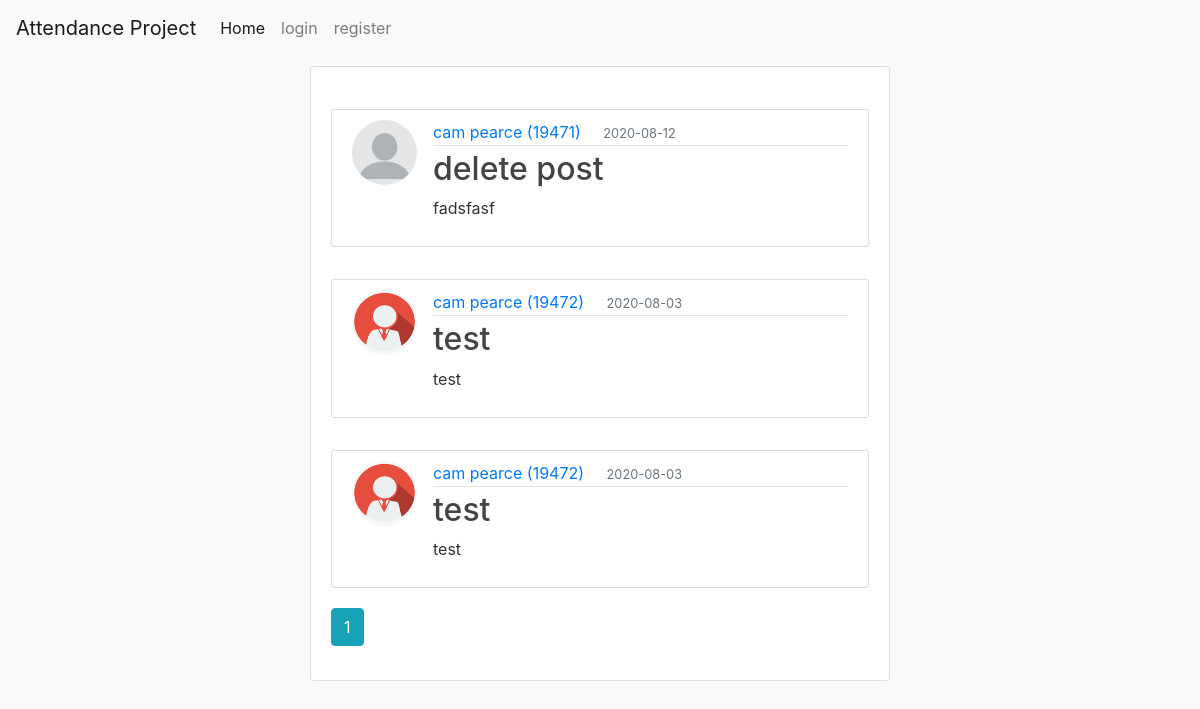
Before: / with the older database file.
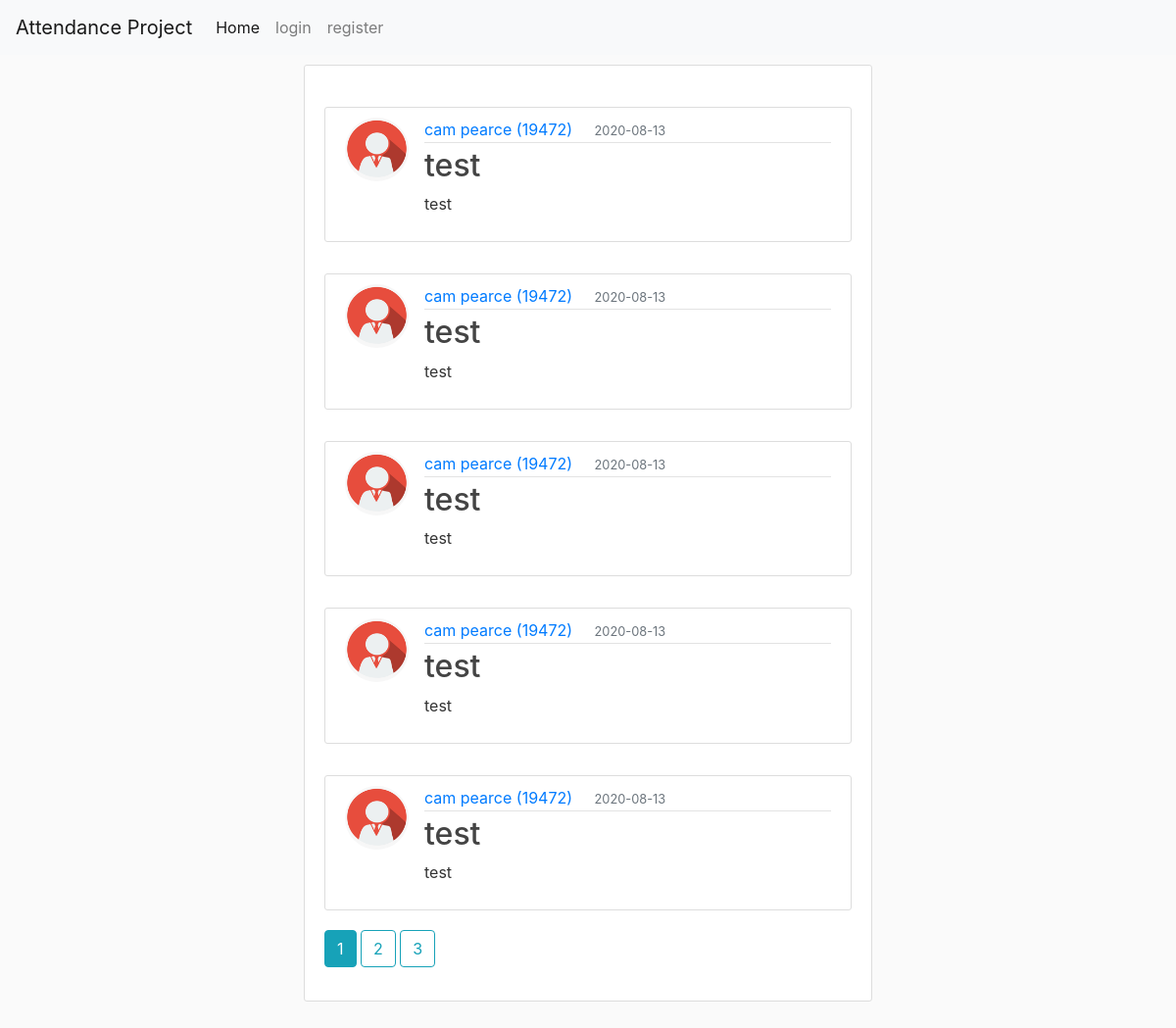
After: the same page with the newer database file.
### attendance/models.py (models this page shows, shortened)
class Post(db.Model):
    id = db.Column(db.Integer, primary_key=True)
    title = db.Column(db.String(20), nullable=False)
    date_posted = db.Column(db.DateTime, nullable=False, default=datetime.utcnow)
    content = db.Column(db.Text, nullable=False)
    user_id = db.Column(db.Integer, db.ForeignKey('user.id'), nullable=False)

class User(UserMixin ,db.Model):
    id = db.Column(db.Integer, primary_key=True)
    fname = db.Column(db.String(20), nullable=True)
    lname = db.Column(db.String(20), nullable=True)
    student_id = db.Column(db.String(20), unique=True, nullable=False)
    email = db.Column(db.String(120), unique=True, nullable=False)
    image_file = db.Column(db.String(20), nullable=False, default='default.jpg')
    password = db.Column(db.String(60), nullable=False)
    posts = db.relationship('Post', backref='author', lazy=True)

### attendance/routes.py (the view)
@app.route('/', methods=["GET", "POST"])
def home():
    page = request.args.get('page', 1, type=int)
    posts = Post.query.order_by(Post.date_posted.desc()).paginate(page=page, per_page=5) # number is amount of posts per page -- orders posts by newest (date_posted.desc)
    return render_template('home.html', posts=posts)

### attendance/templates/home.html (shortened to what this page needs)
{%extends "layout.html"%}
{% block content %}
<body>
    <div class="container">
        <div class="content-section">
            {% for post in posts.items %}
            <article class="media content-section">
                <img class="rounded-circle article-img" src="{{ url_for('static', filename='profile_pics/' + post.author.image_file) }}" alt="">
                <div class="media-body">
                <div class="article-metadata">
                    <a class="mr-2" href="{{ url_for('user_posts', student_id=post.author.student_id) }}">{{ post.author.fname }} {{ post.author.lname}} ({{ post.author.student_id }})</a>
                    <small class="text-muted">{{ post.date_posted.strftime('%Y-%m-%d') }}</small>
                </div>
                <h2><a class="article-title" href="{{url_for('post', post_id=post.id )}}">{{ post.title }}</a></h2>
                <p class="article-content">{{ post.content }}</p>
                </div>
                </article>
            {% endfor %}
            {% for page_num in posts.iter_pages(left_edge=1, right_edge=1, left_current=1, right_current=3) %}
                {% if page_num %}
                    {% if posts.page == page_num %}
                        <a class='btn btn-info mb-4' href="{{ url_for('home', page=page_num) }}">{{ page_num }}</a>
                    {% else %}
                        <a class='btn btn-outline-info mb-4' href="{{ url_for('home', page=page_num) }}">{{ page_num }}</a>
                    {% endif %}
                {% else %}
                    ...
                {% endif %}
            {% endfor %}
        </div>
    </div>
</body>
{% endblock %}

Changed rows visible on the page:
no longer on this page (row unchanged): Post: image_file (picture), author.fname "cam", author.lname "pearce", author.student_id "19471", date_posted "2020-08-12", title "delete post", content "fadsfasf"
removed Post: image_file (picture), author.fname "cam", author.lname "pearce", author.student_id "19472", date_posted "2020-08-03", title "test", content "test"
no longer on this page (row edited): Post: image_file (picture), author.fname "cam", author.lname "pearce", author.student_id "19472", date_posted "2020-08-03", title "test", content "test"
added Post: image_file (picture), author.fname "cam", author.lname "pearce", author.student_id "19472", date_posted "2020-08-13", title "test", content "test"
added Post: image_file (picture), author.fname "cam", author.lname "pearce", author.student_id "19472", date_posted "2020-08-13", title "test", content "test"
added Post: image_file (picture), author.fname "cam", author.lname "pearce", author.student_id "19472", date_posted "2020-08-13", title "test", content "test"
added Post: image_file (picture), author.fname "cam", author.lname "pearce", author.student_id "19472", date_posted "2020-08-13", title "test", content "test"
added Post: image_file (picture), author.fname "cam", author.lname "pearce", author.student_id "19472", date_posted "2020-08-13", title "test", content "test"
Other visible differences:
new list line: "2"
new list line: "3"
